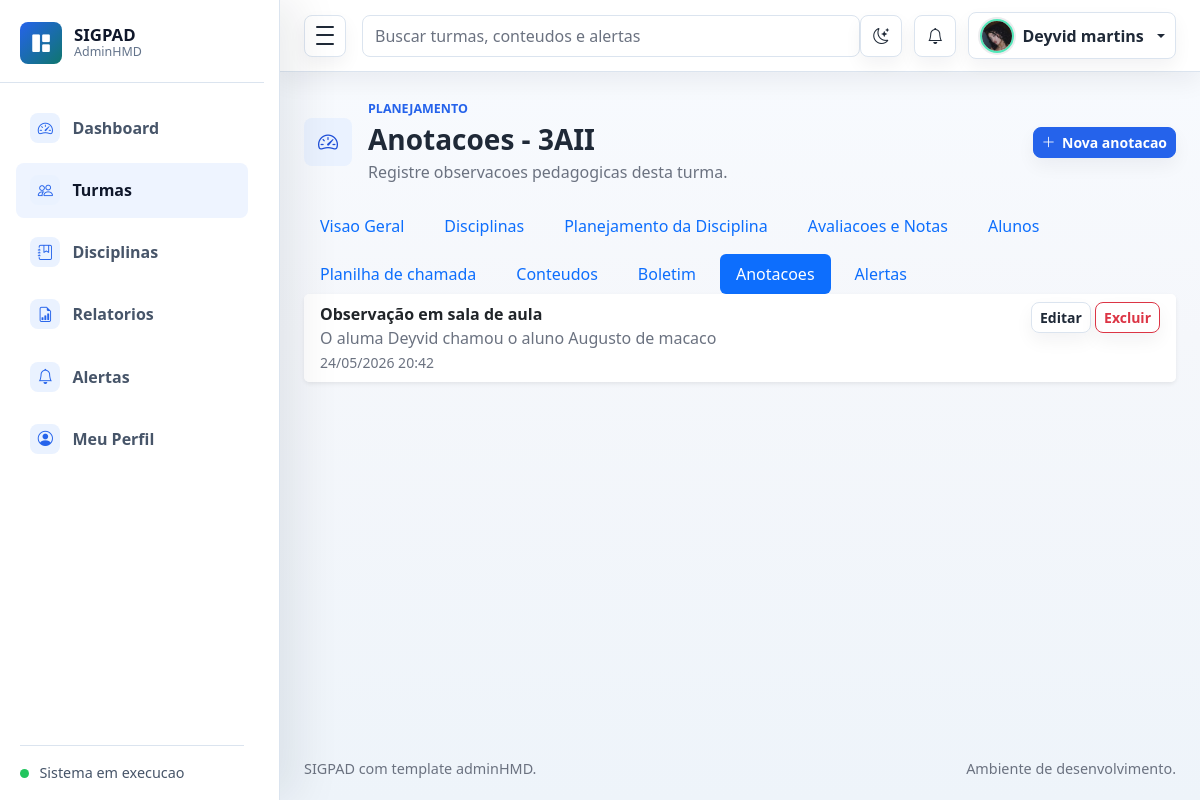
Before: /turmas/3/anotacoes/ (signed in) with the older database file.
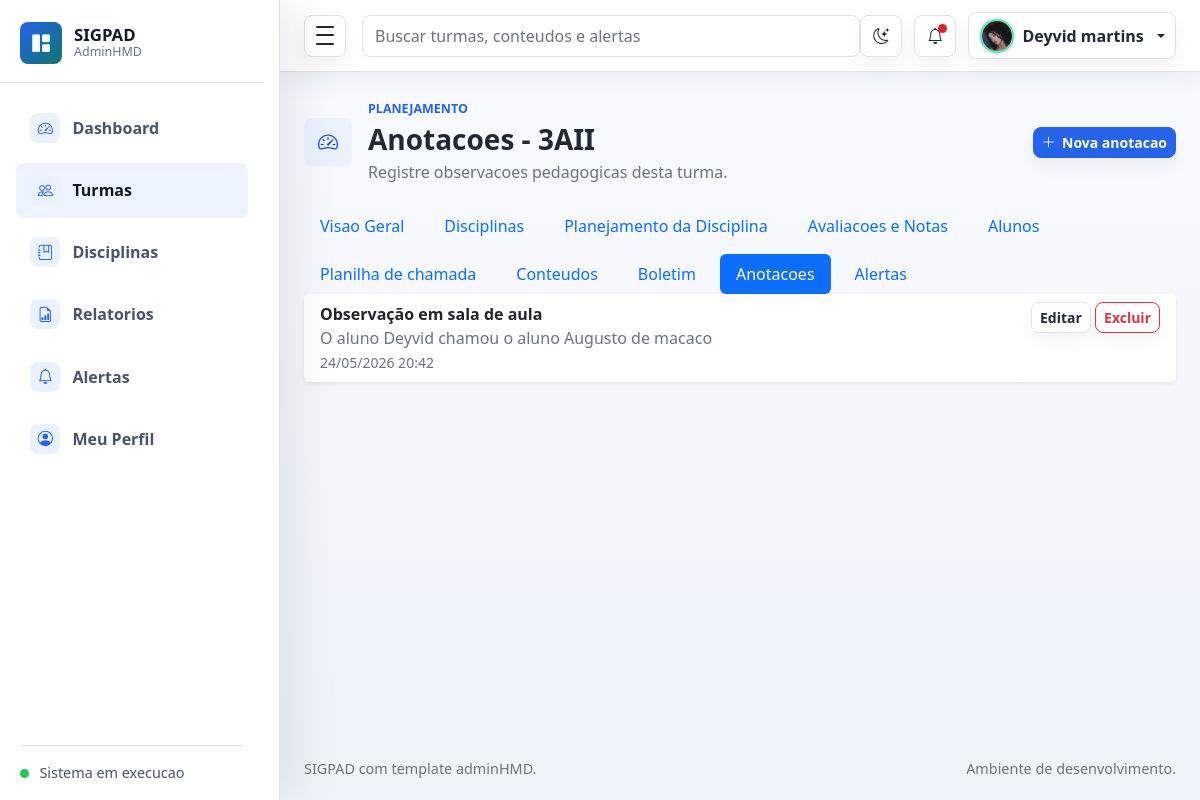
After: the same page with the newer database file.
### planejamento/models.py (models this page shows, shortened)
class AnotacaoTurma(models.Model):
    turma = models.ForeignKey(Turma, verbose_name='turma', on_delete=models.CASCADE, related_name='anotacoes')
    professor = models.ForeignKey(User, verbose_name='professor', on_delete=models.CASCADE)
    titulo = models.CharField('titulo', max_length=160)
    descricao = models.TextField('descricao')
    created_at = models.DateTimeField('criado em', auto_now_add=True)
    class Meta:
        verbose_name = 'Anotacao da turma'
        verbose_name_plural = 'Anotacoes da turma'
        ordering = ['-created_at', 'titulo']

### planejamento/views.py (the view)
# urls.py: path('turmas/<int:turma_id>/anotacoes/', views.turma_anotacao_lista, name='turma_anotacao_lista'),
@login_required
def turma_anotacao_lista(request, turma_id):
    turma = get_object_or_404(Turma.objects.filter(professor=request.user), id=turma_id)
    anotacoes = AnotacaoTurma.objects.filter(professor=request.user, turma=turma)
    return render(request, 'anotacoes/lista.html', {'anotacoes': anotacoes, 'turma': turma})

### planejamento/context_processors.py (called while the page is built)
def perfil_usuario_logado(request):
    if not request.user.is_authenticated:
        return {'perfil_usuario_logado': None}
    perfil, _ = PerfilUsuario.objects.get_or_create(usuario=request.user)
    alertas = Alerta.objects.filter(usuario=request.user, lido=False)
    return {
        'perfil_usuario_logado': perfil,
        'alertas_nao_lidos_navbar': alertas.count(),
        'alertas_navbar': alertas_gerais_usuario(request.user),
    }

### planejamento/models.py (called while the page is built)
    def get_badge_class(self):
        classes = {
            'INICIO': 'text-bg-primary',
            'ATRASO': 'text-bg-danger',
            'SISTEMA': 'text-bg-warning',
        }
        if self.lido:
            return 'text-bg-secondary'
        return classes.get(self.tipo, 'text-bg-secondary')

    def get_icon_class(self):
        icons = {
            'INICIO': 'bi bi-play-circle',
            'ATRASO': 'bi bi-exclamation-triangle',
            'SISTEMA': 'bi bi-info-circle',
        }
        return icons.get(self.tipo, 'bi bi-bell')

### templates/anotacoes/lista.html (shortened to what this page needs)
{% extends 'base.html' %}
{% block page_title %}Anotacoes - {{ turma.nome }}{% endblock %}
{% block page_subtitle %}Registre observacoes pedagogicas desta turma.{% endblock %}
{% block heading_actions %}
<a href="{% url 'turma_anotacao_criar' turma.id %}" class="btn btn-primary btn-sm"><i class="bi bi-plus-lg" aria-hidden="true"></i> Nova anotacao</a>
{% endblock %}
{% block turma_subnav %}
{% include 'turmas/_submenu.html' %}
{% endblock %}
{% block content %}
<div class="card border-0 shadow-sm">
    <div class="list-group list-group-flush">
        {% for anotacao in anotacoes %}
            <div class="list-group-item">
                <div class="d-flex justify-content-between gap-3">
                    <div>
                        <strong>{{ anotacao.titulo }}</strong>
                        <p class="text-muted mb-0">{{ anotacao.descricao }}</p>
                        <small class="text-muted">{{ anotacao.created_at|date:'d/m/Y H:i' }}</small>
                    </div>
                    <div class="text-end">
                        <a class="btn btn-sm btn-outline-secondary" href="{% url 'turma_anotacao_editar' turma.id anotacao.id %}">Editar</a>
                        <a class="btn btn-sm btn-outline-danger" href="{% url 'turma_anotacao_deletar' turma.id anotacao.id %}">Excluir</a>
                    </div>
                </div>
            </div>
        {% empty %}
            <div class="list-group-item text-center text-muted py-4">Nenhuma anotacao cadastrada.</div>
        {% endfor %}
    </div>
</div>
{% endblock %}

### templates/base.html (shortened to what the changed rows need)
{% load static %}
<!doctype html>
<html lang="pt-br">
<head>
    <link rel="stylesheet" href="{% static 'assets/css/bootstrap.min.css' %}">
    <link rel="stylesheet" href="{% static 'assets/vendors/bootstrap-icons/bootstrap-icons.css' %}">
    <link rel="stylesheet" href="{% static 'assets/css/style.css' %}">
</head>
<body>
    <div class="admin-shell">
        <div class="admin-main">
            <nav class="navbar admin-navbar navbar-expand bg-white">
                <div class="container-fluid px-3 px-lg-4">
                    <div class="navbar-actions ms-auto">
                        <div class="dropdown">
                            <button class="icon-button" type="button" data-bs-toggle="dropdown" aria-expanded="false" aria-label="Notificacoes">
                                {% if alertas_nao_lidos_navbar %}
                                    <span class="notification-dot"></span>
                                {% endif %}
                                <i class="bi bi-bell" aria-hidden="true"></i>
                            </button>
                        </div>
                    </div>
                </div>
            </nav>
            <main class="dashboard-content">
                <div class="container-fluid px-3 px-lg-4 py-4">
                    <div class="page-heading">
                        <div class="page-heading-copy">
                            <div>
                                <h1 class="h3 mb-1">{% block page_title %}Dashboard{% endblock %}</h1>
                            </div>
                        </div>
                    </div>
                    {% block content %}{% endblock %}
                </div>
            </main>
        </div>
    </div>
</body>
</html>

Changed rows visible on the page:
changed AnotacaoTurma "Observação em sala de aula": descricao "O aluma Deyvid chamou o aluno Augusto de macaco" → "O aluno Deyvid chamou o aluno Augusto de macaco"
